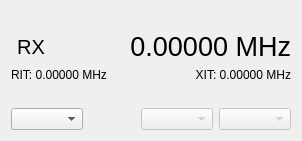
<?xml version="1.0" encoding="UTF-8"?>
<ui version="4.0">
 <class>RigWidget</class>
 <widget class="QWidget" name="RigWidget">
  <property name="geometry">
   <rect>
    <x>0</x>
    <y>0</y>
    <width>302</width>
    <height>141</height>
   </rect>
  </property>
  <property name="windowTitle">
   <string>Form</string>
  </property>
  <layout class="QVBoxLayout" name="verticalLayout">
   <item>
    <layout class="QHBoxLayout" name="horizontalLayout_2">
     <item>
      <widget class="QLabel" name="pwrLabel">
       <property name="maximumSize">
        <size>
         <width>16777215</width>
         <height>16777215</height>
        </size>
       </property>
       <property name="text">
        <string/>
       </property>
      </widget>
     </item>
     <item>
      <widget class="QLabel" name="vfoLabel">
       <property name="maximumSize">
        <size>
         <width>60</width>
         <height>16777215</height>
        </size>
       </property>
       <property name="text">
        <string/>
       </property>
       <property name="alignment">
        <set>Qt::AlignRight|Qt::AlignTrailing|Qt::AlignVCenter</set>
       </property>
      </widget>
     </item>
     <item>
      <widget class="QLabel" name="modeLabel">
       <property name="maximumSize">
        <size>
         <width>60</width>
         <height>16777215</height>
        </size>
       </property>
       <property name="text">
        <string/>
       </property>
       <property name="alignment">
        <set>Qt::AlignRight|Qt::AlignTrailing|Qt::AlignVCenter</set>
       </property>
      </widget>
     </item>
    </layout>
   </item>
   <item>
    <layout class="QHBoxLayout" name="horizontalLayout_3">
     <property name="topMargin">
      <number>0</number>
     </property>
     <item>
      <widget class="QLabel" name="pttLabel">
       <property name="maximumSize">
        <size>
         <width>40</width>
         <height>16777215</height>
        </size>
       </property>
       <property name="font">
        <font>
         <pointsize>15</pointsize>
        </font>
       </property>
       <property name="text">
        <string>RX</string>
       </property>
       <property name="alignment">
        <set>Qt::AlignCenter</set>
       </property>
      </widget>
     </item>
     <item>
      <widget class="QLabel" name="freqLabel">
       <property name="font">
        <font>
         <pointsize>20</pointsize>
         <strikeout>false</strikeout>
        </font>
       </property>
       <property name="text">
        <string>0.00000 MHz</string>
       </property>
       <property name="alignment">
        <set>Qt::AlignRight|Qt::AlignTrailing|Qt::AlignVCenter</set>
       </property>
      </widget>
     </item>
    </layout>
   </item>
   <item>
    <layout class="QHBoxLayout" name="horizontalLayout_4">
     <property name="topMargin">
      <number>0</number>
     </property>
     <item>
      <widget class="QLabel" name="ritOffset">
       <property name="text">
        <string>RIT: 0.00000 MHz</string>
       </property>
      </widget>
     </item>
     <item>
      <widget class="QLabel" name="xitOffset">
       <property name="text">
        <string>XIT: 0.00000 MHz</string>
       </property>
       <property name="alignment">
        <set>Qt::AlignRight|Qt::AlignTrailing|Qt::AlignVCenter</set>
       </property>
      </widget>
     </item>
    </layout>
   </item>
   <item>
    <spacer name="verticalSpacer">
     <property name="orientation">
      <enum>Qt::Vertical</enum>
     </property>
     <property name="sizeHint" stdset="0">
      <size>
       <width>20</width>
       <height>40</height>
      </size>
     </property>
    </spacer>
   </item>
   <item>
    <layout class="QHBoxLayout" name="horizontalLayout">
     <item>
      <widget class="QComboBox" name="rigProfilCombo">
       <property name="focusPolicy">
        <enum>Qt::ClickFocus</enum>
       </property>
       <property name="sizeAdjustPolicy">
        <enum>QComboBox::AdjustToContents</enum>
       </property>
      </widget>
     </item>
     <item>
      <spacer name="horizontalSpacer_2">
       <property name="orientation">
        <enum>Qt::Horizontal</enum>
       </property>
       <property name="sizeHint" stdset="0">
        <size>
         <width>40</width>
         <height>20</height>
        </size>
       </property>
      </spacer>
     </item>
     <item>
      <spacer name="horizontalSpacer">
       <property name="orientation">
        <enum>Qt::Horizontal</enum>
       </property>
       <property name="sizeHint" stdset="0">
        <size>
         <width>40</width>
         <height>20</height>
        </size>
       </property>
      </spacer>
     </item>
     <item>
      <widget class="QComboBox" name="bandComboBox">
       <property name="enabled">
        <bool>false</bool>
       </property>
       <property name="focusPolicy">
        <enum>Qt::ClickFocus</enum>
       </property>
       <property name="sizeAdjustPolicy">
        <enum>QComboBox::AdjustToContents</enum>
       </property>
      </widget>
     </item>
     <item>
      <widget class="QComboBox" name="modeComboBox">
       <property name="enabled">
        <bool>false</bool>
       </property>
       <property name="focusPolicy">
        <enum>Qt::ClickFocus</enum>
       </property>
       <property name="sizeAdjustPolicy">
        <enum>QComboBox::AdjustToContents</enum>
       </property>
      </widget>
     </item>
    </layout>
   </item>
  </layout>
 </widget>
 <resources/>
 <connections>
  <connection>
   <sender>rigProfilCombo</sender>
   <signal>currentIndexChanged(QString)</signal>
   <receiver>RigWidget</receiver>
   <slot>rigProfileComboChanged(QString)</slot>
   <hints>
    <hint type="sourcelabel">
     <x>69</x>
     <y>88</y>
    </hint>
    <hint type="destinationlabel">
     <x>102</x>
     <y>54</y>
    </hint>
   </hints>
  </connection>
  <connection>
   <sender>bandComboBox</sender>
   <signal>currentIndexChanged(QString)</signal>
   <receiver>RigWidget</receiver>
   <slot>bandComboChanged(QString)</slot>
   <hints>
    <hint type="sourcelabel">
     <x>209</x>
     <y>250</y>
    </hint>
    <hint type="destinationlabel">
     <x>209</x>
     <y>135</y>
    </hint>
   </hints>
  </connection>
  <connection>
   <sender>modeComboBox</sender>
   <signal>currentIndexChanged(QString)</signal>
   <receiver>RigWidget</receiver>
   <slot>modeComboChanged(QString)</slot>
   <hints>
    <hint type="sourcelabel">
     <x>101</x>
     <y>152</y>
    </hint>
    <hint type="destinationlabel">
     <x>101</x>
     <y>86</y>
    </hint>
   </hints>
  </connection>
 </connections>
 <slots>
  <slot>rigProfileComboChanged(QString)</slot>
  <slot>bandComboChanged(QString)</slot>
  <slot>modeComboChanged(QString)</slot>
 </slots>
</ui>
